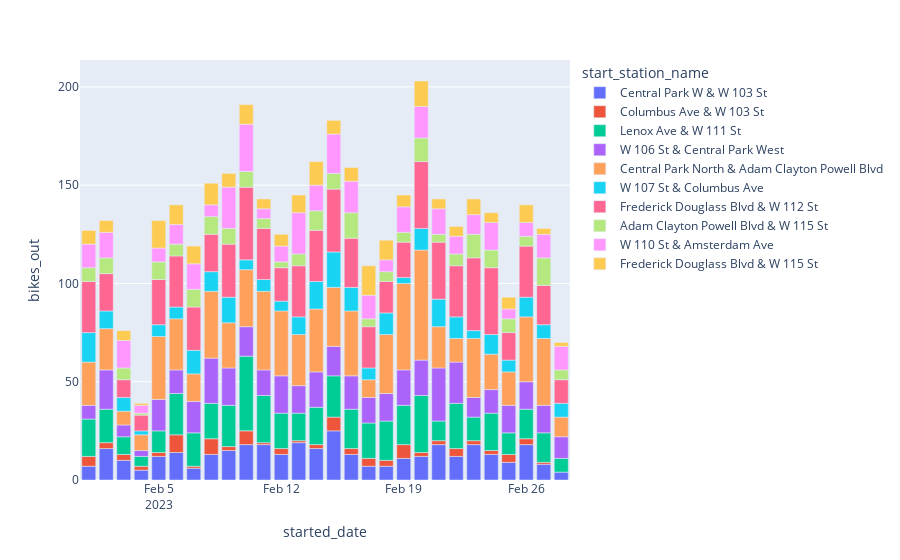

Notebook source saved alongside this figure:
### Code cell
fig = px.bar(start_df, x="started_date", y="bikes_out", color='start_station_name')
fig.show()

### Figure 1 — Plotly figure (JSON) as saved in the notebook; plotly's stock layout.template omitted (floating-point values rounded to 4 significant figures)
{"data": [{"alignmentgroup": "True", "hovertemplate": "start_station_name=Central Park W & W 103 St<br>started_date=%{x}<br>bikes_out=%{y}<extra></extra>", "legendgroup": "Central Park W & W 103 St", "marker": {"color": "#636efa", "pattern": {"shape": ""}}, "name": "Central Park W & W 103 St", "offsetgroup": "Central Park W & W 103 St", "orientation": "v", "showlegend": true, "textposition": "auto", "type": "bar", "x": ["2023-02-01T00:00:00", "2023-02-02T00:00:00", "2023-02-03T00:00:00", "2023-02-04T00:00:00", "2023-02-05T00:00:00", "2023-02-06T00:00:00", "2023-02-07T00:00:00", "2023-02-08T00:00:00", "2023-02-09T00:00:00", "2023-02-10T00:00:00", "2023-02-11T00:00:00", "2023-02-12T00:00:00", "2023-02-13T00:00:00", "2023-02-14T00:00:00", "2023-02-15T00:00:00", "2023-02-16T00:00:00", "2023-02-17T00:00:00", "2023-02-18T00:00:00", "2023-02-19T00:00:00", "2023-02-20T00:00:00", "2023-02-21T00:00:00", "2023-02-22T00:00:00", "2023-02-23T00:00:00", "2023-02-24T00:00:00", "2023-02-25T00:00:00", "2023-02-26T00:00:00", "2023-02-27T00:00:00", "2023-02-28T00:00:00"], "xaxis": "x", "y": [7, 16, 10, 5, 12, 14, 6, 13, 15, 18, 18, 13, 19, 16, 25, 13, 7, 7, 11, 12, 18, 12, 18, 13, 9, 18, 8, 4], "yaxis": "y"}, {"alignmentgroup": "True", "hovertemplate": "start_station_name=Columbus Ave & W 103 St<br>started_date=%{x}<br>bikes_out=%{y}<extra></extra>", "legendgroup": "Columbus Ave & W 103 St", "marker": {"color": "#EF553B", "pattern": {"shape": ""}}, "name": "Columbus Ave & W 103 St", "offsetgroup": "Columbus Ave & W 103 St", "orientation": "v", "showlegend": true, "textposition": "auto", "type": "bar", "x": ["2023-02-01T00:00:00", "2023-02-02T00:00:00", "2023-02-03T00:00:00", "2023-02-04T00:00:00", "2023-02-05T00:00:00", "2023-02-06T00:00:00", "2023-02-07T00:00:00", "2023-02-08T00:00:00", "2023-02-09T00:00:00", "2023-02-10T00:00:00", "2023-02-11T00:00:00", "2023-02-12T00:00:00", "2023-02-13T00:00:00", "2023-02-14T00:00:00", "2023-02-15T00:00:00", "2023-02-16T00:00:00", "2023-02-17T00:00:00", "2023-02-18T00:00:00", "2023-02-19T00:00:00", "2023-02-20T00:00:00", "2023-02-21T00:00:00", "2023-02-22T00:00:00", "2023-02-23T00:00:00", "2023-02-24T00:00:00", "2023-02-25T00:00:00", "2023-02-26T00:00:00", "2023-02-27T00:00:00"], "xaxis": "x", "y": [5, 3, 3, 2, 2, 9, 1, 8, 2, 7, 1, 3, 1, 2, 7, 3, 4, 3, 7, 2, 2, 4, 2, 2, 4, 3, 1], "yaxis": "y"}, {"alignmentgroup": "True", "hovertemplate": "start_station_name=Lenox Ave & W 111 St<br>started_date=%{x}<br>bikes_out=%{y}<extra></extra>", "legendgroup": "Lenox Ave & W 111 St", "marker": {"color": "#00cc96", "pattern": {"shape": ""}}, "name": "Lenox Ave & W 111 St", "offsetgroup": "Lenox Ave & W 111 St", "orientation": "v", "showlegend": true, "textposition": "auto", "type": "bar", "x": ["2023-02-01T00:00:00", "2023-02-02T00:00:00", "2023-02-03T00:00:00", "2023-02-04T00:00:00", "2023-02-05T00:00:00", "2023-02-06T00:00:00", "2023-02-07T00:00:00", "2023-02-08T00:00:00", "2023-02-09T00:00:00", "2023-02-10T00:00:00", "2023-02-11T00:00:00", "2023-02-12T00:00:00", "2023-02-13T00:00:00", "2023-02-14T00:00:00", "2023-02-15T00:00:00", "2023-02-16T00:00:00", "2023-02-17T00:00:00", "2023-02-18T00:00:00", "2023-02-19T00:00:00", "2023-02-20T00:00:00", "2023-02-21T00:00:00", "2023-02-22T00:00:00", "2023-02-23T00:00:00", "2023-02-24T00:00:00", "2023-02-25T00:00:00", "2023-02-26T00:00:00", "2023-02-27T00:00:00", "2023-02-28T00:00:00"], "xaxis": "x", "y": [19, 17, 9, 5, 11, 21, 17, 18, 21, 38, 24, 18, 14, 19, 21, 20, 18, 20, 20, 29, 10, 23, 12, 19, 11, 15, 15, 7], "yaxis": "y"}, {"alignmentgroup": "True", "hovertemplate": "start_station_name=W 106 St & Central Park West<br>started_date=%{x}<br>bikes_out=%{y}<extra></extra>", "legendgroup": "W 106 St & Central Park West", "marker": {"color": "#ab63fa", "pattern": {"shape": ""}}, "name": "W 106 St & Central Park West", "offsetgroup": "W 106 St & Central Park West", "orientation": "v", "showlegend": true, "textposition": "auto", "type": "bar", "x": ["2023-02-01T00:00:00", "2023-02-02T00:00:00", "2023-02-03T00:00:00", "2023-02-04T00:00:00", "2023-02-05T00:00:00", "2023-02-06T00:00:00", "2023-02-07T00:00:00", "2023-02-08T00:00:00", "2023-02-09T00:00:00", "2023-02-10T00:00:00", "2023-02-11T00:00:00", "2023-02-12T00:00:00", "2023-02-13T00:00:00", "2023-02-14T00:00:00", "2023-02-15T00:00:00", "2023-02-16T00:00:00", "2023-02-17T00:00:00", "2023-02-18T00:00:00", "2023-02-19T00:00:00", "2023-02-20T00:00:00", "2023-02-21T00:00:00", "2023-02-22T00:00:00", "2023-02-23T00:00:00", "2023-02-24T00:00:00", "2023-02-25T00:00:00", "2023-02-26T00:00:00", "2023-02-27T00:00:00", "2023-02-28T00:00:00"], "xaxis": "x", "y": [7, 20, 6, 3, 16, 12, 16, 23, 19, 15, 13, 19, 14, 18, 15, 17, 13, 14, 18, 18, 27, 21, 10, 12, 14, 14, 14, 11], "yaxis": "y"}, {"alignmentgroup": "True", "hovertemplate": "start_station_name=Central Park North & Adam Clayton Powell Blvd<br>started_date=%{x}<br>bikes_out=%{y}<extra></extra>", "legendgroup": "Central Park North & Adam Clayton Powell Blvd", "marker": {"color": "#FFA15A", "pattern": {"shape": ""}}, "name": "Central Park North & Adam Clayton Powell Blvd", "offsetgroup": "Central Park North & Adam Clayton Powell Blvd", "orientation": "v", "showlegend": true, "textposition": "auto", "type": "bar", "x": ["2023-02-01T00:00:00", "2023-02-02T00:00:00", "2023-02-03T00:00:00", "2023-02-04T00:00:00", "2023-02-05T00:00:00", "2023-02-06T00:00:00", "2023-02-07T00:00:00", "2023-02-08T00:00:00", "2023-02-09T00:00:00", "2023-02-10T00:00:00", "2023-02-11T00:00:00", "2023-02-12T00:00:00", "2023-02-13T00:00:00", "2023-02-14T00:00:00", "2023-02-15T00:00:00", "2023-02-16T00:00:00", "2023-02-17T00:00:00", "2023-02-18T00:00:00", "2023-02-19T00:00:00", "2023-02-20T00:00:00", "2023-02-21T00:00:00", "2023-02-22T00:00:00", "2023-02-23T00:00:00", "2023-02-24T00:00:00", "2023-02-25T00:00:00", "2023-02-26T00:00:00", "2023-02-27T00:00:00", "2023-02-28T00:00:00"], "xaxis": "x", "y": [22, 21, 7, 8, 32, 26, 14, 34, 23, 29, 40, 33, 26, 32, 30, 33, 9, 30, 44, 56, 21, 12, 30, 18, 17, 33, 34, 10], "yaxis": "y"}, {"alignmentgroup": "True", "hovertemplate": "start_station_name=W 107 St & Columbus Ave<br>started_date=%{x}<br>bikes_out=%{y}<extra></extra>", "legendgroup": "W 107 St & Columbus Ave", "marker": {"color": "#19d3f3", "pattern": {"shape": ""}}, "name": "W 107 St & Columbus Ave", "offsetgroup": "W 107 St & Columbus Ave", "orientation": "v", "showlegend": true, "textposition": "auto", "type": "bar", "x": ["2023-02-01T00:00:00", "2023-02-02T00:00:00", "2023-02-03T00:00:00", "2023-02-04T00:00:00", "2023-02-05T00:00:00", "2023-02-06T00:00:00", "2023-02-07T00:00:00", "2023-02-08T00:00:00", "2023-02-09T00:00:00", "2023-02-10T00:00:00", "2023-02-11T00:00:00", "2023-02-12T00:00:00", "2023-02-13T00:00:00", "2023-02-14T00:00:00", "2023-02-15T00:00:00", "2023-02-16T00:00:00", "2023-02-17T00:00:00", "2023-02-18T00:00:00", "2023-02-19T00:00:00", "2023-02-20T00:00:00", "2023-02-21T00:00:00", "2023-02-22T00:00:00", "2023-02-23T00:00:00", "2023-02-24T00:00:00", "2023-02-25T00:00:00", "2023-02-26T00:00:00", "2023-02-27T00:00:00", "2023-02-28T00:00:00"], "xaxis": "x", "y": [15, 9, 7, 2, 6, 6, 12, 10, 13, 5, 6, 5, 9, 14, 18, 12, 6, 11, 3, 11, 14, 11, 4, 10, 6, 10, 7, 7], "yaxis": "y"}, {"alignmentgroup": "True", "hovertemplate": "start_station_name=Frederick Douglass Blvd & W 112 St<br>started_date=%{x}<br>bikes_out=%{y}<extra></extra>", "legendgroup": "Frederick Douglass Blvd & W 112 St", "marker": {"color": "#FF6692", "pattern": {"shape": ""}}, "name": "Frederick Douglass Blvd & W 112 St", "offsetgroup": "Frederick Douglass Blvd & W 112 St", "orientation": "v", "showlegend": true, "textposition": "auto", "type": "bar", "x": ["2023-02-01T00:00:00", "2023-02-02T00:00:00", "2023-02-03T00:00:00", "2023-02-04T00:00:00", "2023-02-05T00:00:00", "2023-02-06T00:00:00", "2023-02-07T00:00:00", "2023-02-08T00:00:00", "2023-02-09T00:00:00", "2023-02-10T00:00:00", "2023-02-11T00:00:00", "2023-02-12T00:00:00", "2023-02-13T00:00:00", "2023-02-14T00:00:00", "2023-02-15T00:00:00", "2023-02-16T00:00:00", "2023-02-17T00:00:00", "2023-02-18T00:00:00", "2023-02-19T00:00:00", "2023-02-20T00:00:00", "2023-02-21T00:00:00", "2023-02-22T00:00:00", "2023-02-23T00:00:00", "2023-02-24T00:00:00", "2023-02-25T00:00:00", "2023-02-26T00:00:00", "2023-02-27T00:00:00", "2023-02-28T00:00:00"], "xaxis": "x", "y": [26, 19, 9, 8, 23, 26, 22, 19, 27, 37, 26, 17, 26, 26, 32, 25, 21, 16, 18, 34, 29, 26, 37, 34, 14, 26, 20, 12], "yaxis": "y"}, {"alignmentgroup": "True", "hovertemplate": "start_station_name=Adam Clayton Powell Blvd & W 115 St<br>started_date=%{x}<br>bikes_out=%{y}<extra></extra>", "legendgroup": "Adam Clayton Powell Blvd & W 115 St", "marker": {"color": "#B6E880", "pattern": {"shape": ""}}, "name": "Adam Clayton Powell Blvd & W 115 St", "offsetgroup": "Adam Clayton Powell Blvd & W 115 St", "orientation": "v", "showlegend": true, "textposition": "auto", "type": "bar", "x": ["2023-02-01T00:00:00", "2023-02-02T00:00:00", "2023-02-03T00:00:00", "2023-02-04T00:00:00", "2023-02-05T00:00:00", "2023-02-06T00:00:00", "2023-02-07T00:00:00", "2023-02-08T00:00:00", "2023-02-09T00:00:00", "2023-02-10T00:00:00", "2023-02-11T00:00:00", "2023-02-12T00:00:00", "2023-02-13T00:00:00", "2023-02-14T00:00:00", "2023-02-15T00:00:00", "2023-02-16T00:00:00", "2023-02-17T00:00:00", "2023-02-18T00:00:00", "2023-02-19T00:00:00", "2023-02-20T00:00:00", "2023-02-21T00:00:00", "2023-02-22T00:00:00", "2023-02-23T00:00:00", "2023-02-24T00:00:00", "2023-02-25T00:00:00", "2023-02-26T00:00:00", "2023-02-27T00:00:00", "2023-02-28T00:00:00"], "xaxis": "x", "y": [7, 8, 6, 1, 9, 6, 9, 9, 8, 8, 5, 3, 6, 10, 8, 13, 4, 5, 5, 12, 4, 6, 12, 9, 7, 5, 14, 5], "yaxis": "y"}, {"alignmentgroup": "True", "hovertemplate": "start_station_name=W 110 St & Amsterdam Ave<br>started_date=%{x}<br>bikes_out=%{y}<extra></extra>", "legendgroup": "W 110 St & Amsterdam Ave", "marker": {"color": "#FF97FF", "pattern": {"shape": ""}}, "name": "W 110 St & Amsterdam Ave", "offsetgroup": "W 110 St & Amsterdam Ave", "orientation": "v", "showlegend": true, "textposition": "auto", "type": "bar", "x": ["2023-02-01T00:00:00", "2023-02-02T00:00:00", "2023-02-03T00:00:00", "2023-02-04T00:00:00", "2023-02-05T00:00:00", "2023-02-06T00:00:00", "2023-02-07T00:00:00", "2023-02-08T00:00:00", "2023-02-09T00:00:00", "2023-02-10T00:00:00", "2023-02-11T00:00:00", "2023-02-12T00:00:00", "2023-02-13T00:00:00", "2023-02-14T00:00:00", "2023-02-15T00:00:00", "2023-02-16T00:00:00", "2023-02-17T00:00:00", "2023-02-18T00:00:00", "2023-02-19T00:00:00", "2023-02-20T00:00:00", "2023-02-21T00:00:00", "2023-02-22T00:00:00", "2023-02-23T00:00:00", "2023-02-24T00:00:00", "2023-02-25T00:00:00", "2023-02-26T00:00:00", "2023-02-27T00:00:00", "2023-02-28T00:00:00"], "xaxis": "x", "y": [12, 13, 14, 4, 7, 10, 13, 6, 21, 24, 5, 8, 21, 13, 20, 16, 12, 6, 13, 16, 13, 9, 10, 14, 5, 7, 12, 12], "yaxis": "y"}, {"alignmentgroup": "True", "hovertemplate": "start_station_name=Frederick Douglass Blvd & W 115 St<br>started_date=%{x}<br>bikes_out=%{y}<extra></extra>", "legendgroup": "Frederick Douglass Blvd & W 115 St", "marker": {"color": "#FECB52", "pattern": {"shape": ""}}, "name": "Frederick Douglass Blvd & W 115 St", "offsetgroup": "Frederick Douglass Blvd & W 115 St", "orientation": "v", "showlegend": true, "textposition": "auto", "type": "bar", "x": ["2023-02-01T00:00:00", "2023-02-02T00:00:00", "2023-02-03T00:00:00", "2023-02-04T00:00:00", "2023-02-05T00:00:00", "2023-02-06T00:00:00", "2023-02-07T00:00:00", "2023-02-08T00:00:00", "2023-02-09T00:00:00", "2023-02-10T00:00:00", "2023-02-11T00:00:00", "2023-02-12T00:00:00", "2023-02-13T00:00:00", "2023-02-14T00:00:00", "2023-02-15T00:00:00", "2023-02-16T00:00:00", "2023-02-17T00:00:00", "2023-02-18T00:00:00", "2023-02-19T00:00:00", "2023-02-20T00:00:00", "2023-02-21T00:00:00", "2023-02-22T00:00:00", "2023-02-23T00:00:00", "2023-02-24T00:00:00", "2023-02-25T00:00:00", "2023-02-26T00:00:00", "2023-02-27T00:00:00", "2023-02-28T00:00:00"], "xaxis": "x", "y": [7, 6, 5, 1, 14, 10, 9, 11, 7, 10, 5, 6, 9, 12, 7, 7, 15, 10, 6, 13, 5, 5, 8, 5, 6, 9, 3, 2], "yaxis": "y"}], "layout": {"autosize": true, "barmode": "relative", "legend": {"title": {"text": "start_station_name"}, "tracegroupgap": 0}, "margin": {"t": 60}, "xaxis": {"anchor": "y", "autorange": true, "domain": [0, 1], "range": ["2023-01-31 12:00", "2023-02-28 12:00"], "title": {"text": "started_date"}, "type": "date"}, "yaxis": {"anchor": "x", "autorange": true, "domain": [0, 1], "range": [0, 213.7], "title": {"text": "bikes_out"}, "type": "linear"}}}
